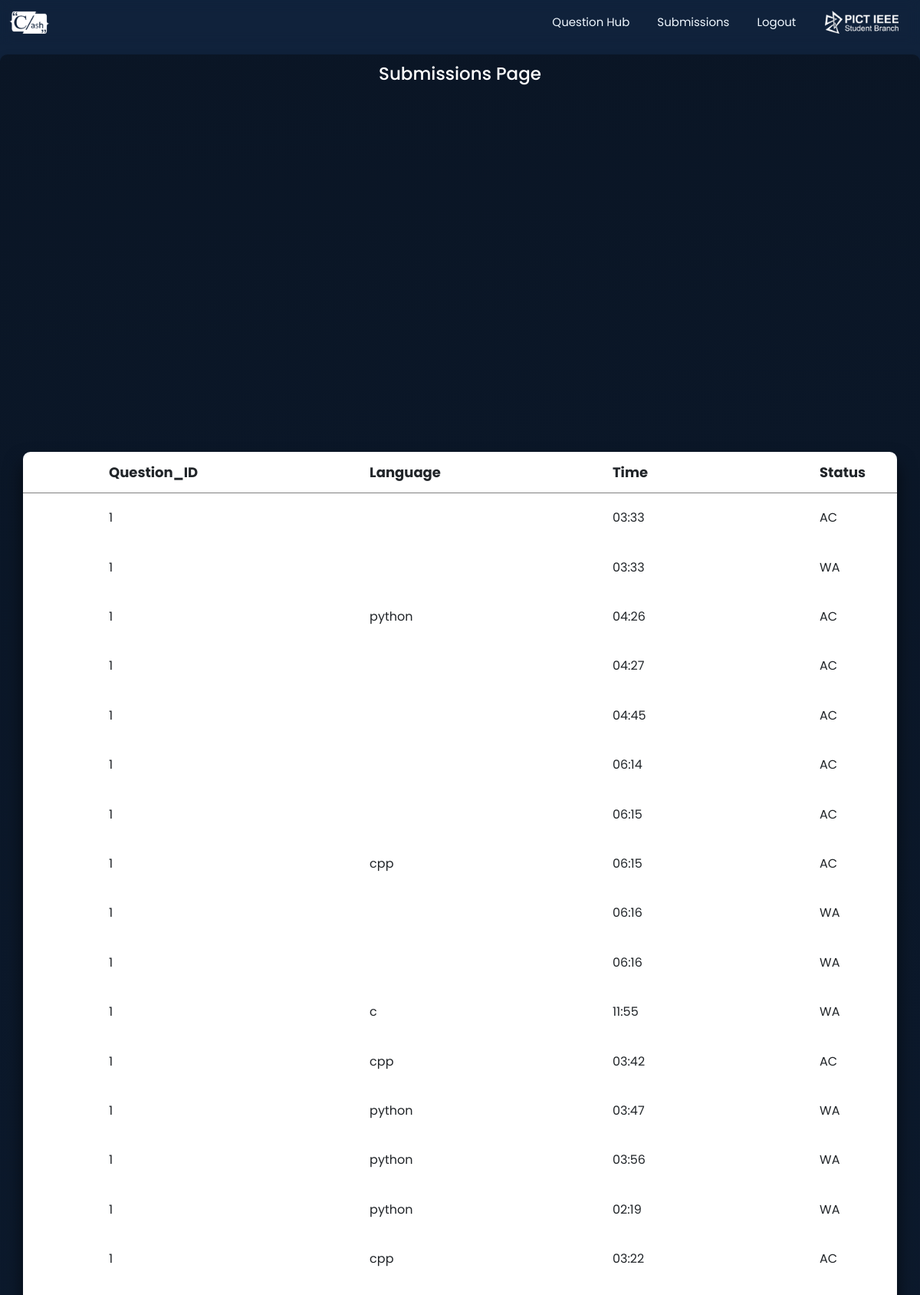
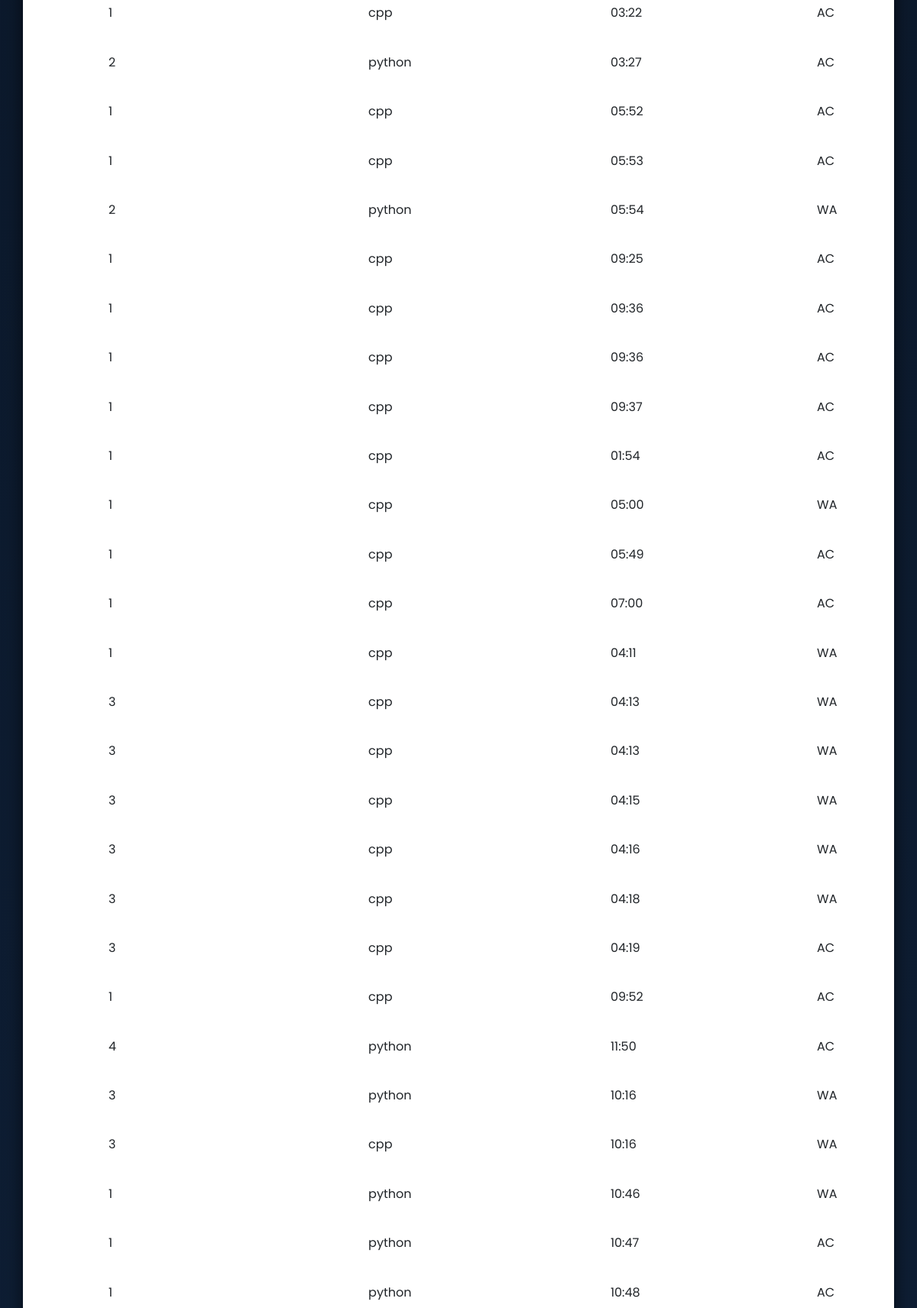
Page /submissions/ (signed in, upper part) on the committed database (2 pictures, top to bottom).
### app1/models.py (models this page shows)
class Submission(models.Model):
    team = models.ForeignKey(Team, on_delete=models.CASCADE)
    player = models.ForeignKey(User, on_delete=models.CASCADE)
    q_id = models.ForeignKey(Question,on_delete=models.CASCADE)
    s_language = models.CharField(blank=True, max_length=50)
    s_code = models.TextField(null=True,blank=True)
    s_pt = models.IntegerField(default=0)
    s_time= models.DateTimeField(default = timezone.now)
    q_chices = (
        ('TLE','Time Limit Exceeded'),
        ('CE','Compilation Error'),
        ('RE','Runtime Error'),
    	('WA','Wrong Answer'),
        ('AC' ,'Accepted'),
    )
    q_status = models.CharField(max_length=5,choices=q_chices,blank=True,null=True)
    def __str__(self):
        return f"{self.team}"

class Question(models.Model):
    q_id = models.IntegerField(primary_key=True)
    q_title = models.CharField(max_length=40)
    q_descrp =models.TextField()
    q_ip_formate = models.TextField(null=True,blank=True)
    q_op_formate = models.TextField(null=True,blank=True)
    q_const = models.TextField(null=True,blank=True)
    q_sip = models.TextField(null=True,blank=True)
    q_sop = models.TextField(null=True,blank=True)
    q_diff_level = models.CharField( max_length=50)
    q_point = models.IntegerField(default=0)
    q_aqrcy = models.IntegerField(default=0)
    q_subns = models.IntegerField(default=0)
    q_time_limit = models.IntegerField(null=True,default=1)
    q_memory_limit = models.IntegerField(null=True,default=50000)
    def __str__(self):
        return f"{self.q_id}"

### app1/views.py (the view)
# urls.py: path('submissions/', views.submissions, name='submission'),
@login_required(login_url='login')
def submissions(request):
    user= User.objects.get(username=request.user)
    print("Ffdd",user)
    submissions = Submission.objects.filter(player=user)
    print(submissions)
    return render(request,"app1/subPage.html",{'submissions':submissions })

### app1/models.py (called while the page is built)
    def __str__(self) -> str:
        return f"{self.id}"

### app1/templates/app1/subPage.html (shortened to what this page needs)
<!DOCTYPE html>
{% load static %}
<html lang="en">
<head>
    <link href="https://cdn.jsdelivr.net/npm/bootstrap@5.3.0-alpha1/dist/css/bootstrap.min.css" rel="stylesheet">
    <link rel="stylesheet" href="{% static 'app1/css/subPage.css' %}">
</head>
<body>
    <nav class="navbar navbar-expand-lg navbarr">
        <div class="container-fluid">
          <a class="navbar-brand navvi" href="#" style="padding: 0px"
            ><img src="{% static 'app1/images/clashwhite.png' %}" alt="Clash Logo" height="30px"
          /></a>
          <div
            class="collapse navbar-collapse stroke"
            id="navbarSupportedContent"
          >
            <ul class="navbar-nav ms-auto mb-2 mb-lg-0">
              <li class="nav-item">
                <a
                  class="nav-link active navvi"
                  aria-current="page"
                  href="{% url 'questions' %}"
                  style="margin-left: 10px; margin-right: 10px;color:aliceblue;"
                  >Question Hub</a
                >
              </li>
              <li class="nav-item">
                <a
                  class="nav-link navvi"
                  aria-current="page"
                  href="{% url 'submission' %}"
                  style="margin-left: 10px; margin-right: 10px;color:aliceblue;"
                  >Submissions</a
                >
              </li>
              <li class="nav-item navvi">
                <a
                  class="nav-link navvi"
                  style="margin-left: 10px; margin-right: 10px; cursor: pointer;color:aliceblue;"
                  data-bs-toggle="modal"
                  data-bs-target="#LogoutModal"
                  >Logout</a
                >
              </li>
            </ul>
          </div>
          <a
          class="navbar-brand navvi pisblogo"
          href="https://pictieee.in/"
          style="padding: 0px; margin-left: 20px"
          ><img src="{% static 'app1/images/pisblogo.png' %}" alt="Clash Logo" height="30px"
          /></a>
        </div>
      </nav>
    <main class="table">
        <section class="table_header">
            <h2 class="heading">Submissions Page</h1>
        </section>
        <section class="table_body">
            <table>
                <thead>
                    <tr>
                        <th>Question_ID </th>
                        <th>Language</th>
                        <th>Time</th>
                        <th>Status</th>
                    </tr>
                </thead>
                <tbody>
                {% for submission in submissions %}
                  <tr>
                      <td>{{submission.q_id }}</td>
                      <td>{{submission.s_language}}</td>
                      <td>{{submission.s_time|time:"h:i"}}</td>
                      <td>
                        {{submission.q_status}}
                      </td>
                    </tr>
                    {% endfor %}
                </tbody>
            </table>
        </section>
    </main>
</body>
</html>

### app1/static/app1/css/subPage.css (style rules this page uses)
* { padding:0; margin:0; box-sizing: border-box; font-family:'Poppins',sans-serif; }
.navbar-brand { font-size:18px; }
.nav-link { font-size:15px; }
body { background-color: #10223b; min-height: 100vh; justify-content: center; align-items:center; }
table, th, td { border-collapse:collapse; padding: 0.8rem 7rem; }
th { font-size:18px; }
.table { height:90vh; background-image: linear-gradient(355deg, #10223b 0%, #000000 270%); backdrop-filter: blur(7px); box-shadow: 0 0.4rem 0.8rem #0005; border-radius: 0.6rem; overflow:hidden; z-index: 0; }
.table_header { width:100%; height:10%; color: white; padding: 0.8rem 5rem; }
.table_body { width:95%; max-height:calc(89% - 0.8rem); background-image: linear-gradient(207deg, #10223b 0%, #000000 270%); color: white; margin:0.8rem auto; border-radius:0.6rem; overflow: auto; box-sizing: border-box; box-shadow: 0 15px 25px rgba(0, 0, 0, 0.6); }
.heading { text-align: center; font-size:23px; }
thead, th { position:relative; top:0; left:0; }
.navbar { color:#FFF4; backdrop-filter: blur(8px); margin-bottom: 1%; }
.navbar a { text-align:center; padding:10px 20px; }
tbody,tr:hover { background-color: #FFF6; }

### rows in the picture
Submission: q_id "1", s_time "03:33", q_status "AC"
Submission: q_id "1", s_time "03:33", q_status "WA"
Submission: q_id "1", s_language "python", s_time "04:26", q_status "AC"
Submission: q_id "1", s_time "04:27", q_status "AC"
Submission: q_id "1", s_time "04:45", q_status "AC"
Submission: q_id "1", s_time "06:14", q_status "AC"
Submission: q_id "1", s_time "06:15", q_status "AC"
Submission: q_id "1", s_language "cpp", s_time "06:15", q_status "AC"
Submission: q_id "1", s_time "06:16", q_status "WA"
Submission: q_id "1", s_time "06:16", q_status "WA"
Submission: q_id "1", s_language "c", s_time "11:55", q_status "WA"
Submission: q_id "1", s_language "cpp", s_time "03:42", q_status "AC"
Submission: q_id "1", s_language "python", s_time "03:47", q_status "WA"
Submission: q_id "1", s_language "python", s_time "03:56", q_status "WA"
Submission: q_id "1", s_language "python", s_time "02:19", q_status "WA"
Submission: q_id "1", s_language "cpp", s_time "03:22", q_status "AC"
Submission: q_id "1", s_language "cpp", s_time "03:22", q_status "AC"
Submission: q_id "2", s_language "python", s_time "03:27", q_status "AC"
Submission: q_id "1", s_language "cpp", s_time "05:52", q_status "AC"
Submission: q_id "1", s_language "cpp", s_time "05:53", q_status "AC"
Submission: q_id "2", s_language "python", s_time "05:54", q_status "WA"
Submission: q_id "1", s_language "cpp", s_time "09:25", q_status "AC"
Submission: q_id "1", s_language "cpp", s_time "09:36", q_status "AC"
Submission: q_id "1", s_language "cpp", s_time "09:36", q_status "AC"
Submission: q_id "1", s_language "cpp", s_time "09:37", q_status "AC"
Submission: q_id "1", s_language "cpp", s_time "01:54", q_status "AC"
Submission: q_id "1", s_language "cpp", s_time "05:00", q_status "WA"
Submission: q_id "1", s_language "cpp", s_time "05:49", q_status "AC"
Submission: q_id "1", s_language "cpp", s_time "07:00", q_status "AC"
Submission: q_id "1", s_language "cpp", s_time "04:11", q_status "WA"
Submission: q_id "3", s_language "cpp", s_time "04:13", q_status "WA"
Submission: q_id "3", s_language "cpp", s_time "04:13", q_status "WA"
Submission: q_id "3", s_language "cpp", s_time "04:15", q_status "WA"
Submission: q_id "3", s_language "cpp", s_time "04:16", q_status "WA"
Submission: q_id "3", s_language "cpp", s_time "04:18", q_status "WA"
Submission: q_id "3", s_language "cpp", s_time "04:19", q_status "AC"
Submission: q_id "1", s_language "cpp", s_time "09:52", q_status "AC"
Submission: q_id "4", s_language "python", s_time "11:50", q_status "AC"
Submission: q_id "3", s_language "python", s_time "10:16", q_status "WA"
Submission: q_id "3", s_language "cpp", s_time "10:16", q_status "WA"
Submission: q_id "1", s_language "python", s_time "10:46", q_status "WA"
Submission: q_id "1", s_language "python", s_time "10:47", q_status "AC"
Submission: q_id "1", s_language "python", s_time "10:48", q_status "AC"
